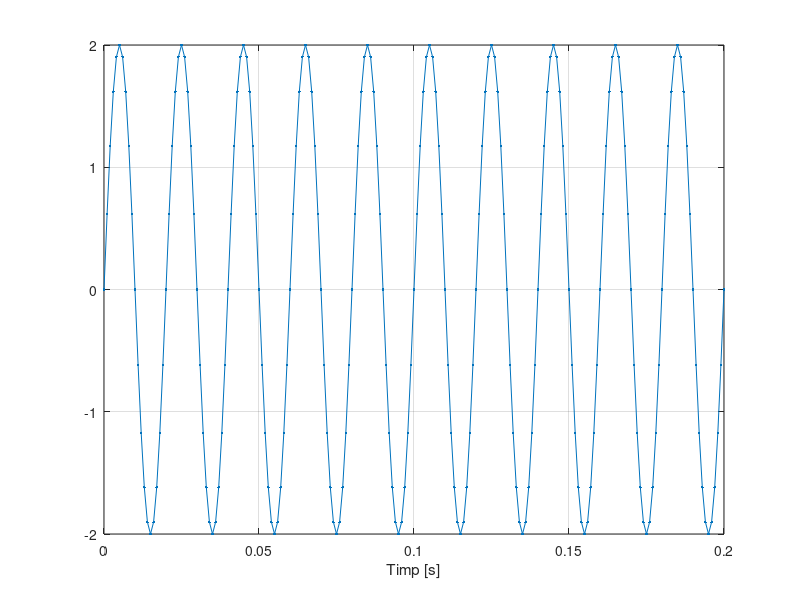
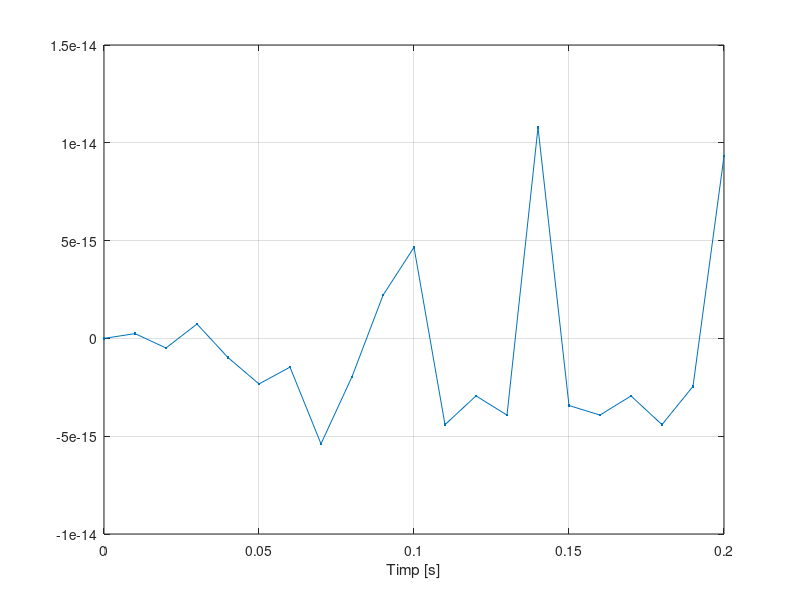
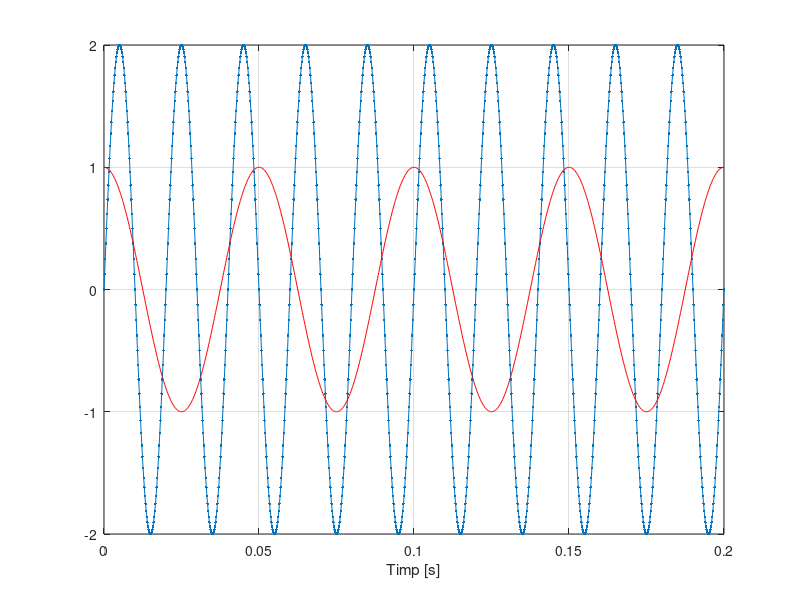

Reproduce these figures in MATLAB, in order.
    figure(1);
F = 50; %frecventa
	t = 0:0.001:0.2; %perioada de la 0 la 0.2 secunde cu rezolutia temporara de 1 ms;				
	s = 2*sin(2*pi*F*t);  %semanalul sinusoidal
	plot(t,s,'.-'),xlabel('Timp [s]'),grid %afisarea semnalului
    figure(2);
    F = 50;
	t = 0:0.01:0.2; %perioada de la 0 la 0.2 secunde cu rezolutia temporara de 10 ms;				
	s = 2*sin(2*pi*F*t);
	plot(t,s,'.-'),xlabel('Timp [s]'),grid 
    figure(3);
    F = 50;
	t = 0:0.0002:0.2; %perioada de la 0 la 0.2 secunde cu rezolutia temporara de 0.2 ms;
	s = 2*sin(2*pi*F*t);
	plot(t,s,'.-'),xlabel('Timp [s]'),grid
    hold on
    f=20;
    s=cos(2*pi*f*t); % semnalul cosinus 
    plot(t,s,'-red') %afisarea semnalului
    
    
		